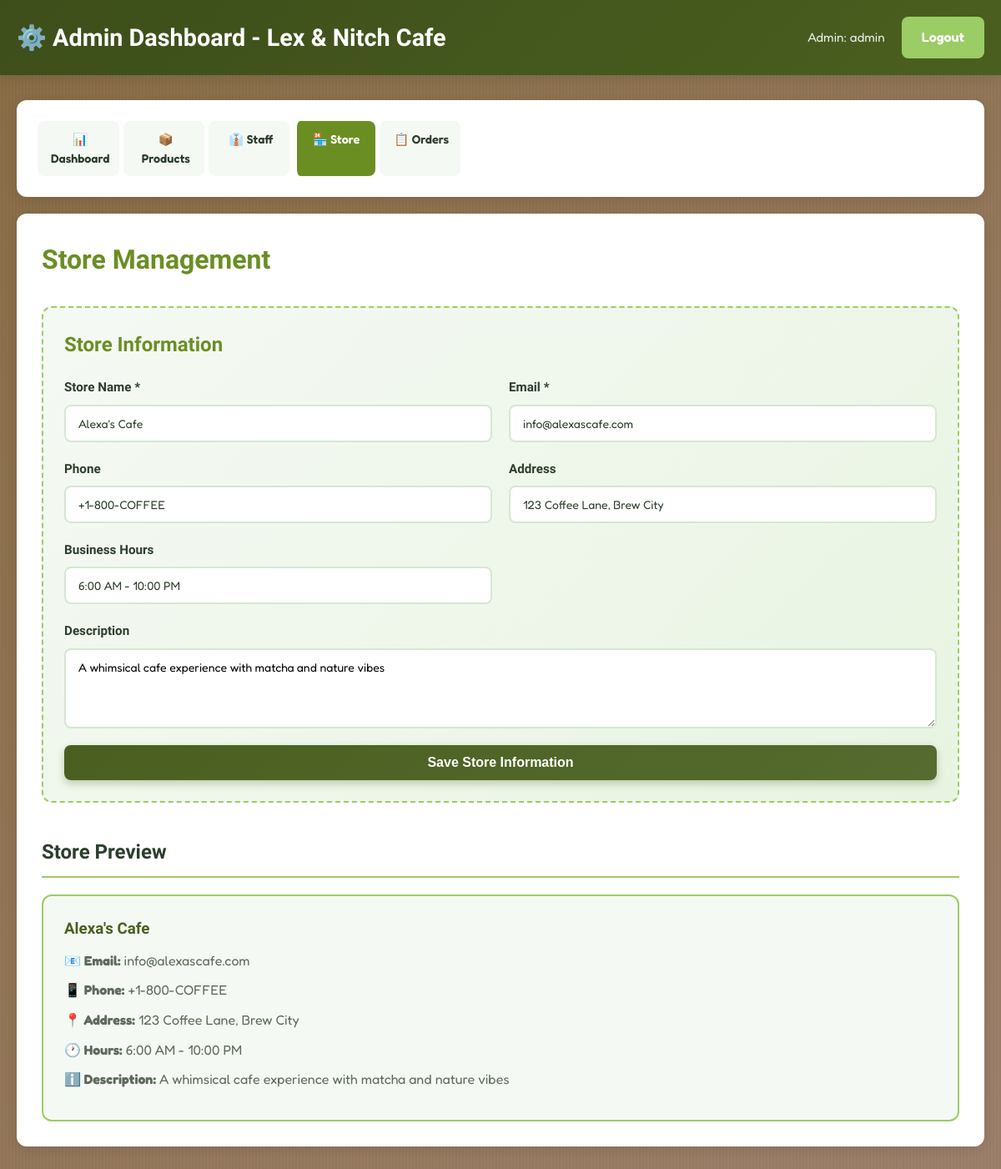
The page /index.php?page=admin_dashboard&tab=store (signed in) on the database its author committed.
### tables this page shows
CREATE TABLE IF NOT EXISTS store_info (
    id INT PRIMARY KEY AUTO_INCREMENT,
    name VARCHAR(255),
    email VARCHAR(255),
    phone VARCHAR(20),
    address TEXT,
    hours VARCHAR(100),
    description TEXT,
    updated_at TIMESTAMP DEFAULT CURRENT_TIMESTAMP ON UPDATE CURRENT_TIMESTAMP
);

### database.php (called while the page is built, shortened)
<?php
$conn = new mysqli(DB_HOST, DB_USER, DB_PASSWORD, DB_NAME);
$conn->set_charset("utf8");
function getStoreInfo() {
    global $conn;
    $result = $conn->query("SELECT * FROM store_info LIMIT 1");
    if ($result && $result->num_rows > 0) {
        return $result->fetch_assoc();
    }
    return null;
}
?>

### admin_dashboard.php (the view, shortened to what this page needs)
<?php
require_once 'database.php';
$current_tab = $_GET['tab'] ?? 'dashboard';
$products = getAllProducts();
$orders = getAllOrders();
$staff = getAllStaff();
$store_info = getStoreInfo();
$total_orders = count($orders);
$total_revenue = 0;
foreach ($orders as $order) {
    $total_revenue += $order['total'] ?? 0;
}
$pending_orders = count(array_filter($orders, function($o) { return $o['status'] === 'pending'; }));
$total_staff = count($staff);
$total_inventory_value = 0;
foreach ($products as $p) {
    $total_inventory_value += $p['price'];
}
$categories = ['coffee' => 0, 'cookies' => 0, 'pastries' => 0, 'desserts' => 0];
foreach ($products as $p) {
    if (isset($categories[$p['category']])) {
        $categories[$p['category']]++;
    }
}
?>
<!DOCTYPE html>
<html lang="en">
<head>
    <link rel="stylesheet" href="styles.css">
    <link rel="stylesheet" href="https://cdnjs.cloudflare.com/ajax/libs/font-awesome/6.4.0/css/all.min.css">
</head>
<body>
    <nav class="navbar admin-navbar">
        <div class="nav-container">
            <h1 class="logo">⚙️ Admin Dashboard - Lex & Nitch Cafe</h1>
            <div class="nav-right">
                <span class="user-greeting">Admin: <?php echo htmlspecialchars($_SESSION['username']); ?></span>
                <a href="index.php?action=logout" class="btn btn-secondary">Logout</a>
            </div>
        </div>
    </nav>
    <div class="admin-container">
        <aside class="admin-sidebar">
            <nav class="admin-nav">
                <a href="?page=admin_dashboard&tab=dashboard" class="admin-link <?php echo $current_tab === 'dashboard' ? 'active' : ''; ?>">📊 Dashboard</a>
                <a href="?page=admin_dashboard&tab=products" class="admin-link <?php echo $current_tab === 'products' ? 'active' : ''; ?>">📦 Products</a>
                <a href="?page=admin_dashboard&tab=staff" class="admin-link <?php echo $current_tab === 'staff' ? 'active' : ''; ?>">👔 Staff</a>
                <a href="?page=admin_dashboard&tab=store" class="admin-link <?php echo $current_tab === 'store' ? 'active' : ''; ?>">🏪 Store</a>
                <a href="?page=admin_dashboard&tab=orders" class="admin-link <?php echo $current_tab === 'orders' ? 'active' : ''; ?>">📋 Orders</a>
            </nav>
        </aside>
        <main class="admin-content">
            <?php if ($current_tab === 'dashboard'): ?>
                <h1>Dashboard</h1>
                <div class="stats-grid">
                                        <div class="stat-card">
                                            <h3>Total Inventory Value</h3>
                                            <p class="stat-number">$<?php echo number_format($total_inventory_value, 2); ?></p>
                                            <p class="stat-label">Sum of all product prices</p>
                                        </div>
                    <div class="stat-card">
                        <h3>Total Orders</h3>
                        <p class="stat-number"><?php echo $total_orders; ?></p>
                        <p class="stat-label">All Time</p>
                    </div>
                    <div class="stat-card">
                        <h3>Total Revenue</h3>
                        <p class="stat-number">$<?php echo number_format($total_revenue, 2); ?></p>
                        <p class="stat-label">From All Orders</p>
                    </div>
                    <div class="stat-card">
                        <h3>Pending Orders</h3>
                        <p class="stat-number"><?php echo $pending_orders; ?></p>
                        <p class="stat-label">Waiting to be processed</p>
                    </div>
                    <div class="stat-card">
                        <h3>Staff Members</h3>
                        <p class="stat-number"><?php echo $total_staff; ?></p>
                        <p class="stat-label">Total Employees</p>
                    </div>
                    <div class="stat-card">
                        <h3>Products</h3>
                        <p class="stat-number"><?php echo count($products); ?></p>
                        <p class="stat-label">In Inventory</p>
                    </div>
                </div>
                <h2>Product Categories</h2>
                <div class="category-stats">
                    <?php foreach ($categories as $cat => $count): ?>
                        <div class="category-stat">
                            <strong><?php echo ucfirst($cat); ?>:</strong> <?php echo $count; ?> products
                        </div>
                    <?php endforeach; ?>
                </div>
            <?php elseif ($current_tab === 'store'): ?>
                <h1>Store Management</h1>
                <div class="add-product-form">
                    <h2>Store Information</h2>
                    <form method="POST">
                        <div class="form-row">
                            <div class="form-group">
                                <label for="store_name">Store Name *</label>
                                <input type="text" id="store_name" name="store_name" required value="<?php echo htmlspecialchars($store_info['name'] ?? ''); ?>">
                            </div>
                            <div class="form-group">
                                <label for="store_email">Email *</label>
                                <input type="email" id="store_email" name="store_email" required value="<?php echo htmlspecialchars($store_info['email'] ?? ''); ?>">
                            </div>
                        </div>
                        <div class="form-row">
                            <div class="form-group">
                                <label for="store_phone">Phone</label>
                                <input type="tel" id="store_phone" name="store_phone" value="<?php echo htmlspecialchars($store_info['phone'] ?? ''); ?>">
                            </div>
                            <div class="form-group">
                                <label for="store_address">Address</label>
                                <input type="text" id="store_address" name="store_address" value="<?php echo htmlspecialchars($store_info['address'] ?? ''); ?>">
                            </div>
                        </div>
                        <div class="form-row">
                            <div class="form-group">
                                <label for="store_hours">Business Hours</label>
                                <input type="text" id="store_hours" name="store_hours" placeholder="e.g., 6:00 AM - 8:00 PM" value="<?php echo htmlspecialchars($store_info['hours'] ?? ''); ?>">
                            </div>
                        </div>
                        <div class="form-group">
                            <label for="store_description">Description</label>
                            <textarea id="store_description" name="store_description" rows="4" class="textarea-style"><?php echo htmlspecialchars($store_info['description'] ?? ''); ?></textarea>
                        </div>
                        <div class="form-actions">
                            <button type="submit" class="btn btn-primary">Save Store Information</button>
                        </div>
                    </form>
                </div>
                <div class="store-preview">
                    <h2>Store Preview</h2>
                    <div class="preview-card">
                        <h3><?php echo htmlspecialchars($store_info['name']); ?></h3>
                        <p><strong>📧 Email:</strong> <?php echo htmlspecialchars($store_info['email']); ?></p>
                        <p><strong>📱 Phone:</strong> <?php echo htmlspecialchars($store_info['phone']); ?></p>
                        <p><strong>📍 Address:</strong> <?php echo htmlspecialchars($store_info['address']); ?></p>
                        <p><strong>🕐 Hours:</strong> <?php echo htmlspecialchars($store_info['hours']); ?></p>
                        <p><strong>ℹ️ Description:</strong> <?php echo htmlspecialchars($store_info['description']); ?></p>
                    </div>
                </div>
            <?php endif; ?>
        </main>
    </div>
</body>
</html>

### rows shown on the page
store_info: store_name "Alexa's Cafe", store_email "info@alexascafe.com", store_phone "+1-800-COFFEE", store_address "123 Coffee Lane, Brew City", store_hours "6:00 AM - 10:00 PM", store_description "A whimsical cafe experience with matcha and nature vibes", name "Alexa's Cafe", email "info@alexascafe.com", phone "+1-800-COFFEE", address "123 Coffee Lane, Brew City", hours "6:00 AM - 10:00 PM", description "A whimsical cafe experience with matcha and nature vibes"

### other values the page prints
$_SESSION['username'] "admin"
